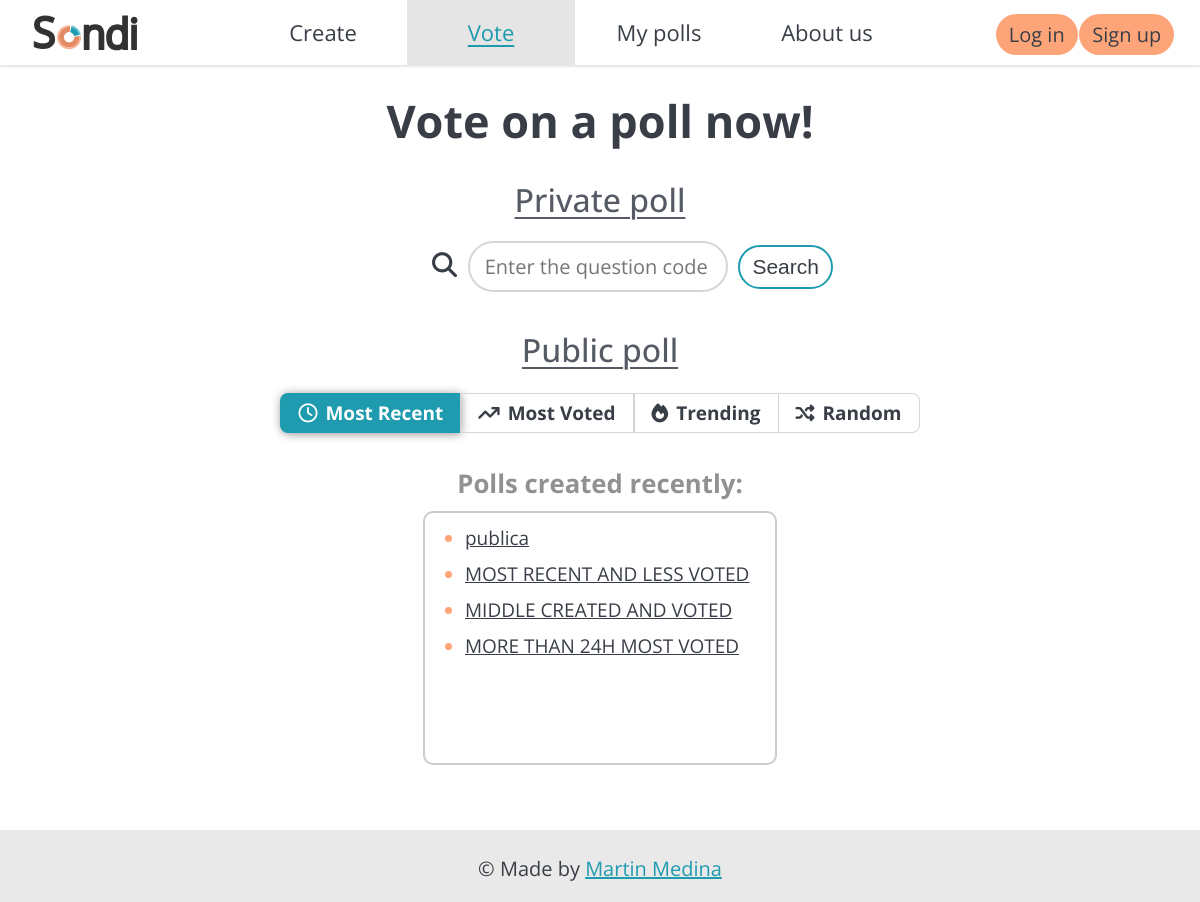
Before: /polls/ with the older database file.
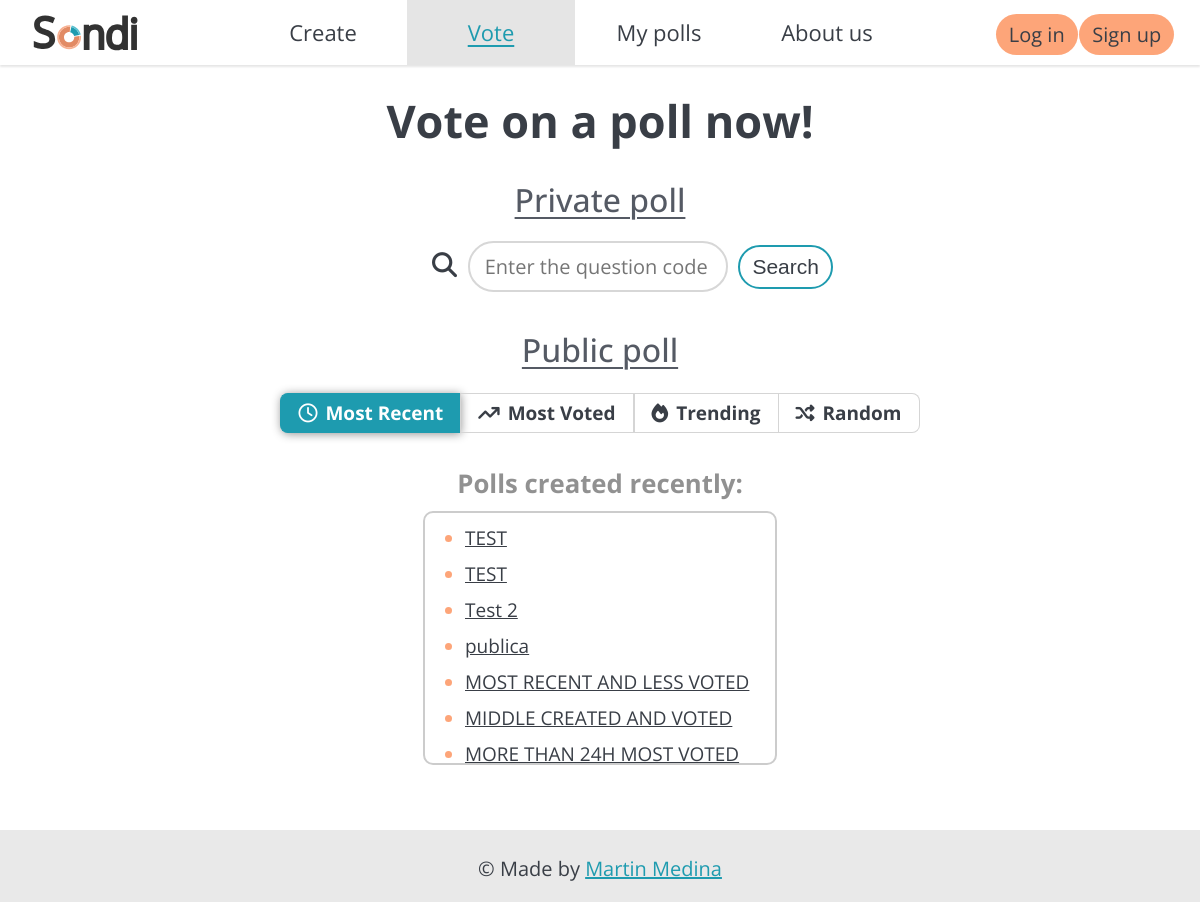
After: the same page with the newer database file.
### polls/models.py (models this page shows, shortened)
class Question(models.Model):
    question_text = models.CharField(max_length=200, blank=False)
    pub_date = models.DateTimeField("date published")
    code = models.CharField(max_length=6, blank=False, unique=True)
    VISIBILITY_CHOICES=[
        ('private', 'Private'),
        ('public', 'Public')
    ]
    visibility = models.CharField(blank=False, default='private', max_length=7,
                                  choices=VISIBILITY_CHOICES)

### polls/views.py (the view, shortened to what this page needs)
# urls.py: path("", views.IndexView.as_view(), name="index"),
class IndexView(generic.ListView, generic.FormView):
    template_name = "polls/index.html"
    context_object_name = "latest_question_list"
    form_class = CodeForm
    def get_queryset(self):
        most_recent = Question.objects.filter(visibility='public',
                                                pub_date__lte=timezone.now()
                                                ).order_by("-pub_date")[:20]
        most_voted = Question.objects.filter(visibility='public',
                                                pub_date__lte=timezone.now()
                                                ).annotate(total_votes=Sum('choice__votes')
                                                ).order_by('-total_votes')[:20]
        questions_last24h = Question.objects.filter(visibility='public',
                                                    pub_date__lte=timezone.now(),
                                                    pub_date__gte=timezone.now() - datetime.timedelta(days=1))
        trending = questions_last24h.annotate(total_votes=Sum('choice__votes'),
                                                ).order_by('-total_votes')[:20]
        random = Question.objects.filter(visibility='public',
                                            pub_date__lte=timezone.now()
                                            ).order_by('?')[:20]
        return (most_recent, most_voted, trending, random)
    def get_context_data(self, **kwargs):
        context = super().get_context_data(**kwargs)
        context['form'] = self.get_form()
        most_recent, most_voted, trending, random = self.get_queryset()
        context['most_recent'] = most_recent
        context['most_voted'] = most_voted
        context['trending'] = trending
        context['random'] = random
        return context

### polls/forms.py
class CodeForm(forms.Form):
    question_code = forms.CharField(label=None, max_length=6, required=True,
                                    widget=forms.TextInput(attrs={
                                        'placeholder': 'Enter the question code'
                                        }),
                                    )

### polls/templates/polls/index.html (shortened to what this page needs)
{% extends "base.html" %}
{% block css %}
{% load static %}
{% static 'polls/style.css' %}
{% endblock %}
{% block voteSelected %}
class="selected"
{% endblock %}
{% block content %}
<main id="polls-index-main">
    <h1>Vote on a poll now!</h1>
    <h2>Private poll</h2>
    <form method="POST" id="search-form">
       <i class="fa-solid fa-magnifying-glass"></i>
        {{ form }}
        <button type="submit" id="search-button" class="button">Search</button>
    </form>
    <h2>Public poll</h2>
    <div class="list-switch" id="topic-search-bar">
        <ul>
            <li id="most-recent" onclick="mostRecentSelected()" class="selected"><i class="fa-regular fa-clock"></i>Most Recent</li>
            <li id="most-voted" onclick="mostVotedSelected()" class=""><i class="fa-solid fa-arrow-trend-up"></i>Most Voted</li>
            <li id="trending" onclick="trendingSelected()" class=""><i class="fa-solid fa-fire"></i>Trending</li>
            <li id="random" onclick="randomSelected()" class=""><i class="fa-solid fa-shuffle"></i>Random</li>
        </ul>
    </div>
    <h3 id="public-questions-topic-title">Polls created recently:</h3>
    <div id="public-questions-list">
        <div id="most-recent-questions" class="">
            {% if most_recent %}
                <ul>
                {% for question in most_recent %}
                    <li><a href="/polls/vote/{{ question.code }}/">{{ question.question_text }}</a></li>
                {% endfor %}
                </ul>
            {% else %}
                <p>No polls are available.</p>
            {% endif %}
        </div>
    </div>
</main>
{% endblock %}

Changed rows visible on the page:
added Question: question_text "TEST"
added Question: question_text "TEST"
added Question: question_text "Test 2"
